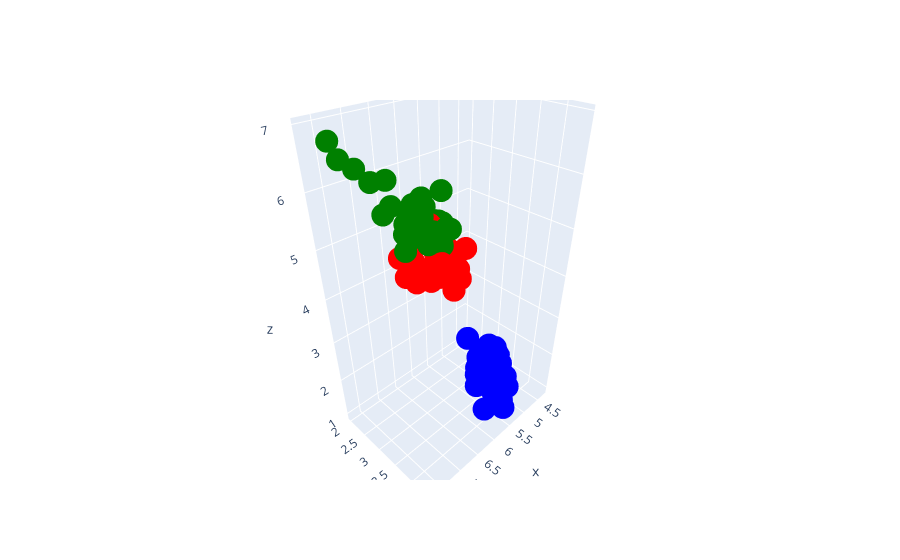

Notebook code cell kept with this figure:
### Code cell
fig = go.Figure(go.Scatter3d(x=X_train[:,0], y=X_train[:,1], z=X_train[:,2], mode="markers", marker = dict(color=list(map(SetColor, y_train))) ))
fig.show()

### Figure 1 — Plotly figure (JSON) as saved in the notebook; plotly's stock layout.template omitted (floating-point values rounded to 4 significant figures)
{"data": [{"marker": {"color": ["green", "green", "blue", "green", "red", "green", "blue", "green", "green", "green", "red", "green", "red", "red", "blue", "blue", "green", "red", "blue", "red", "red", "blue", "blue", "red", "red", "blue", "blue", "red", "red", "blue", "blue", "blue", "blue", "red", "red", "red", "red", "green", "blue", "blue", "green", "green", "red", "green", "blue", "blue", "green", "red", "red", "blue", "red", "red", "blue", "green", "green", "blue", "green", "blue", "blue", "green", "green", "green", "green", "green", "blue", "red", "red", "red", "green", "red", "blue", "blue", "blue", "blue", "green", "blue", "green", "red", "green", "blue", "blue", "green", "red", "green", "blue", "green", "red", "red", "red", "blue", "green", "red", "green", "blue", "blue", "blue", "green", "red", "red", "green", "red", "blue", "blue", "red", "blue"]}, "mode": "markers", "type": "scatter3d", "x": [5.7, 6.9, 5.5, 5.8, 6.4, 7.7, 5.1, 5.6, 6.8, 6, 6.8, 6.1, 5.4, 5, 4.7, 4.3, 5.8, 6.3, 4.9, 6.3, 5.7, 5.7, 4.6, 5.8, 6, 5.1, 5, 7, 6, 5.1, 5.2, 4.4, 4.4, 6.7, 5.5, 5.6, 5, 6.7, 5, 5.2, 6.3, 6.9, 6.9, 7.2, 4.8, 5, 5.9, 5.7, 6.6, 4.8, 6.2, 6, 5.5, 6.3, 6.1, 4.6, 7.7, 5.1, 5.8, 6.5, 7.6, 6.9, 7.2, 6.3, 4.8, 4.9, 5.5, 5.5, 6.4, 6.7, 4.5, 5, 5.1, 5.4, 6.3, 5.3, 6, 5.8, 7.3, 4.9, 5.1, 6.7, 5.6, 6.5, 5.4, 6.3, 5.6, 6.1, 6.4, 4.9, 6.5, 6.5, 7.7, 4.9, 4.7, 5.4, 6.5, 5.6, 5.8, 6.8, 6.6, 4.8, 5.1, 6.1, 4.4], "y": [2.5, 3.1, 4.2, 2.8, 2.9, 2.6, 3.4, 2.8, 3.2, 3, 2.8, 3, 3, 2, 3.2, 3, 2.7, 3.3, 3.6, 2.5, 2.9, 4.4, 3.2, 2.7, 2.7, 3.8, 3.2, 3.2, 2.2, 3.7, 3.4, 3, 3.2, 3.1, 2.3, 2.7, 2.3, 3.3, 3.5, 4.1, 2.9, 3.1, 3.1, 3.2, 3, 3.6, 3, 2.8, 3, 3, 2.9, 3.4, 3.5, 2.8, 2.6, 3.6, 3.8, 3.8, 4, 3, 3, 3.2, 3, 3.3, 3.4, 2.4, 2.6, 2.5, 3.2, 3, 2.3, 3.4, 3.3, 3.9, 2.5, 3.7, 2.2, 2.6, 2.9, 3.1, 3.8, 3, 2.9, 3, 3.4, 2.7, 2.5, 2.8, 3.2, 3.1, 3, 2.8, 2.8, 3, 3.2, 3.4, 3.2, 3, 2.7, 3, 2.9, 3.4, 3.5, 2.9, 2.9], "z": [5, 5.4, 1.4, 5.1, 4.3, 6.9, 1.5, 4.9, 5.9, 4.8, 4.8, 4.9, 4.5, 3.5, 1.6, 1.1, 5.1, 4.7, 1.4, 4.9, 4.2, 1.5, 1.4, 3.9, 5.1, 1.6, 1.2, 4.7, 4, 1.5, 1.4, 1.3, 1.3, 4.4, 4, 4.2, 3.3, 5.7, 1.6, 1.5, 5.6, 5.1, 4.9, 6, 1.4, 1.4, 5.1, 4.1, 4.4, 1.4, 4.3, 4.5, 1.3, 5.1, 5.6, 1, 6.7, 1.5, 1.2, 5.8, 6.6, 5.7, 5.8, 6, 1.6, 3.3, 4.4, 4, 5.3, 5, 1.3, 1.6, 1.7, 1.3, 5, 1.5, 5, 4, 6.3, 1.5, 1.9, 5.2, 3.6, 5.2, 1.5, 4.9, 3.9, 4, 4.5, 1.5, 5.5, 4.6, 6.7, 1.4, 1.3, 1.7, 5.1, 4.5, 4.1, 5.5, 4.6, 1.9, 1.4, 4.7, 1.4]}], "layout": {"autosize": true, "scene": {"aspectmode": "auto", "aspectratio": {"x": 0.9346, "y": 0.6597, "z": 1.622}}}}
